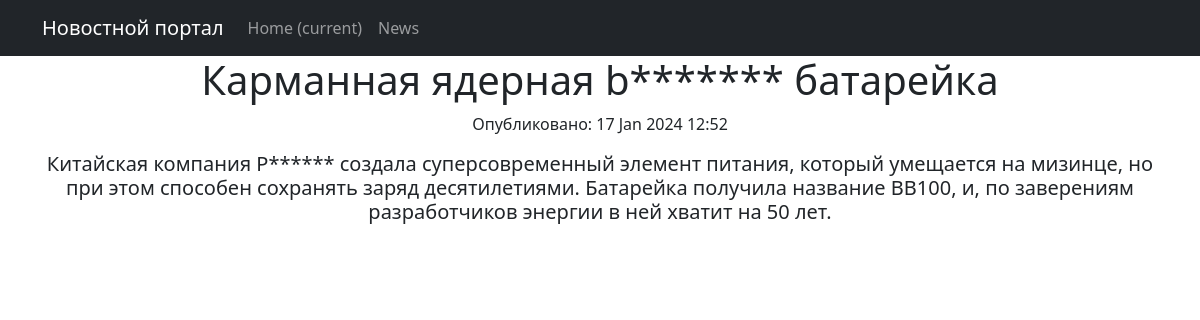
The page /news/5 on the database as committed earlier.
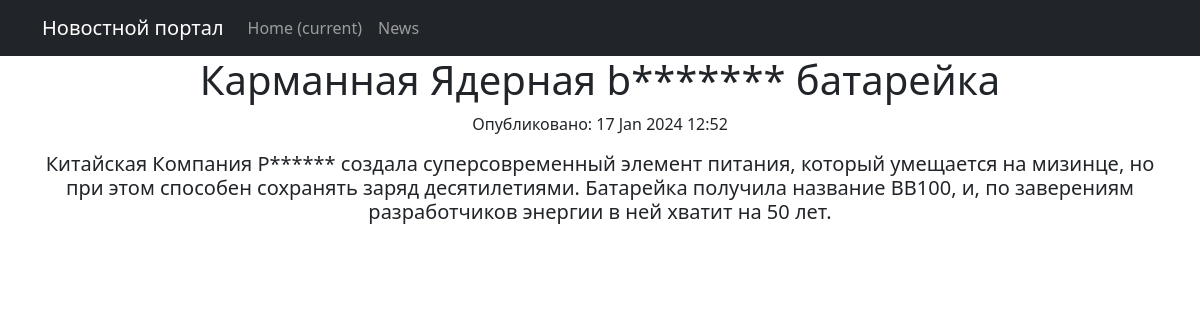
The same page on the database as committed later.
### news/models.py (models this page shows, shortened)
class Post(models.Model):
    author = models.ForeignKey(Author, on_delete=models.CASCADE)
    NEWS = 'NW'
    ARTICLE = 'AR'
    POST_TYPE_CHOICES = [
        (NEWS, 'News'),
        (ARTICLE, 'Article'),
    ]
    post_type = models.CharField(max_length=2, choices=POST_TYPE_CHOICES, default=ARTICLE)
    created_at = models.DateTimeField(auto_now_add=True)
    category = models.ManyToManyField(Category, through='PostCategory')
    title = models.CharField(max_length=255)
    text = models.TextField()
    rating = models.IntegerField(default=0)

### news/views.py (the view)
# urls.py: path('news/<int:pk>', NewsDetail.as_view(), name='news_detail'),
class NewsDetail(DetailView):
    model = Post
    template_name = 'new.html'
    context_object_name = 'new'

### news/templatetags/custom_filters.py (called while the page is built)
@register.filter(name='censor')
def censor(value):
    if not isinstance(value, str):
        raise ValueError("Censor применяется только к переменным строкового типа")
    forbidden_words = ['badword1', 'badword2', 'редиска']
    forbidden_variants = [word.lower() for word in forbidden_words] + \
                         [word[0].upper() + word[1:].lower() for word in forbidden_words]
    words = value.split()
    for i, word in enumerate(words):
        if word in forbidden_variants:
            words[i] = word[0] + '*' * (len(word) - 1)
    return ' '.join(words)

### templates/new.html (shortened to what this page needs)
{% extends 'default.html' %}
{% load custom_filters %}
{% block content %}
    <h1>{{ new.title|censor }}</h1>
    <p>Опубликовано: {{ new.created_at|date:"d M Y H:i" }}</p>
    <h5>{{ new.text|censor }}</h5>
{% endblock content %}

Rows that differ between the two databases and show on the page:
changed Post: title|censor "Карманная ядерная b******* батарейка" → "Карманная Ядерная b******* батарейка"; text|censor "Китайская компания Р****** создала суперсовременный элемент…" → "Китайская Компания Р****** создала суперсовременный элемент…"
